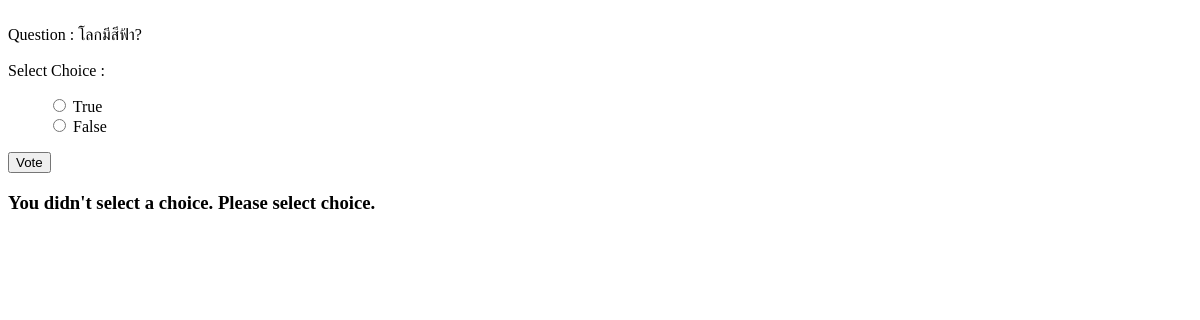
Page /1/vote/ on the earlier database version.
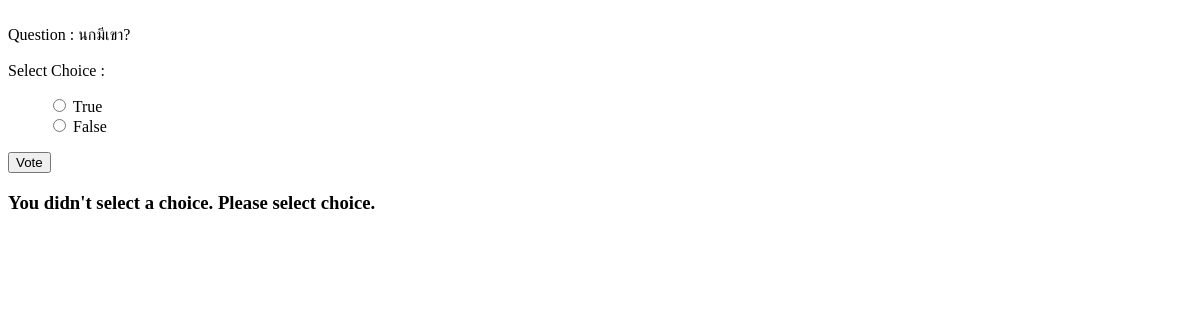
Same page on the later database version.
### quiz/models.py (models this page shows)
class Topic(models.Model):
    post_text = models.TextField(default='')
    ans = models.TextField(default='')

### quiz/views.py (the view, shortened to what this page needs)
# urls.py: path('<int:question_id>/vote/',views.vote, name="vote"),
def vote(request, question_id):
    question = get_object_or_404(Topic, pk=question_id)
    try:
        selected_choice = question.choice_set.get(pk=request.POST['choice'])
        correct_ans_forQuiz = question.ans
        ans_correct = question.answer_set.get(ans_text='Correct')
        ans_uncorrect = question.answer_set.get(ans_text='Uncorrect')
    except (KeyError, Choice.DoesNotExist):
        return render(request, 'detail.html', {
            'question' : question,
            'error_message' : "You didn't select a choice. Please select choice."
            })

### quiz/templates/detail.html (shortened to what this page needs)
<html>
    <body>
        Question : {{ question.post_text }}
        <form method="POST" action="/{{question.id}}/vote/">
            Select Choice :</br>
            <ul>
            {% for choice in question.choice_set.all %}
                <input type="radio" name="choice" id="choice{{ forloop.counter }}" value="{{ choice.id }}" />
                <label for="choice{{ forloop.counter }}">{{ choice.choice_text }}</label><br />
            {% endfor %}
            </ul>
            <input type="submit" name="vote_bt" value="Vote" />
        </form>
        {% if error_message %}
            <h3><strong>{{ error_message }}</strong></h3>
        {% endif %}
    </body>
</html>

Differences in the rows shown:
changed Topic: post_text "โลกมีสีฟ้า?" → "นกมีเขา?"
